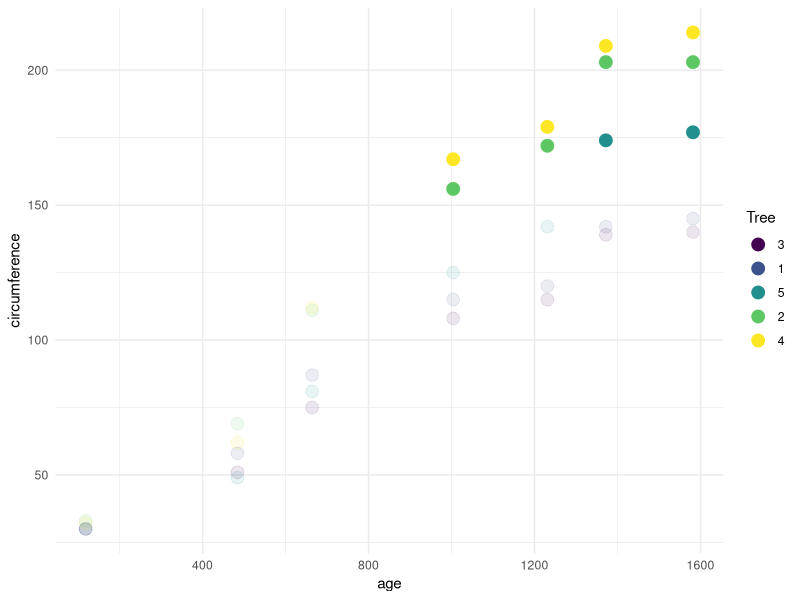
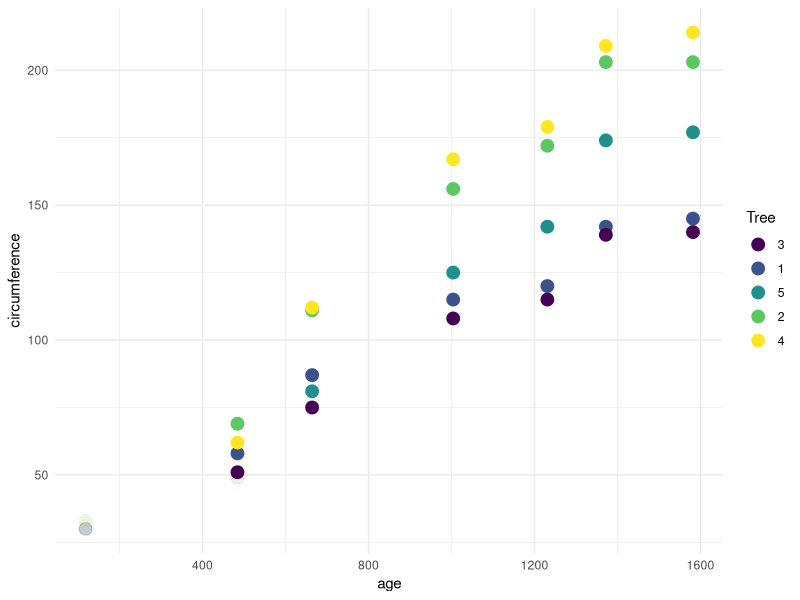

These charts were generated, in order, by the following R code:

library(ggplot2)
data("Orange")

plot.circ <- function(cutoff){
  Orange$circumference.above <- ifelse(Orange$circumference > cutoff, 
                                       Orange$circumference, NA)
  data <- cbind(1:5); 
  data1 <- cbind(15:20)
  data2 <- cbind(25:30)
  
  for (i in 1:nrow(data)) {
    if (i == 1) {
      print("i is 1")
    } else {
      print("i is not 1")
    }
    for (j in 1:nrow(data1)) {
      print(paste("FOR 2: ", j))
      for (k in 1:nrow(data2)) {
        cat(paste("FOR 3: ", k, "\n"))
      }
    }
  }
  ggplot(Orange, aes(age, circumference, color=Tree)) + 
    geom_point(size=4, alpha=0.1) + 
    geom_point(aes(x= age, y = circumference.above, color=Tree), size = 4, alpha = 1, inherit.aes = FALSE) + 
    theme_minimal()
}

plot.circ(150)
plot.circ(50)

